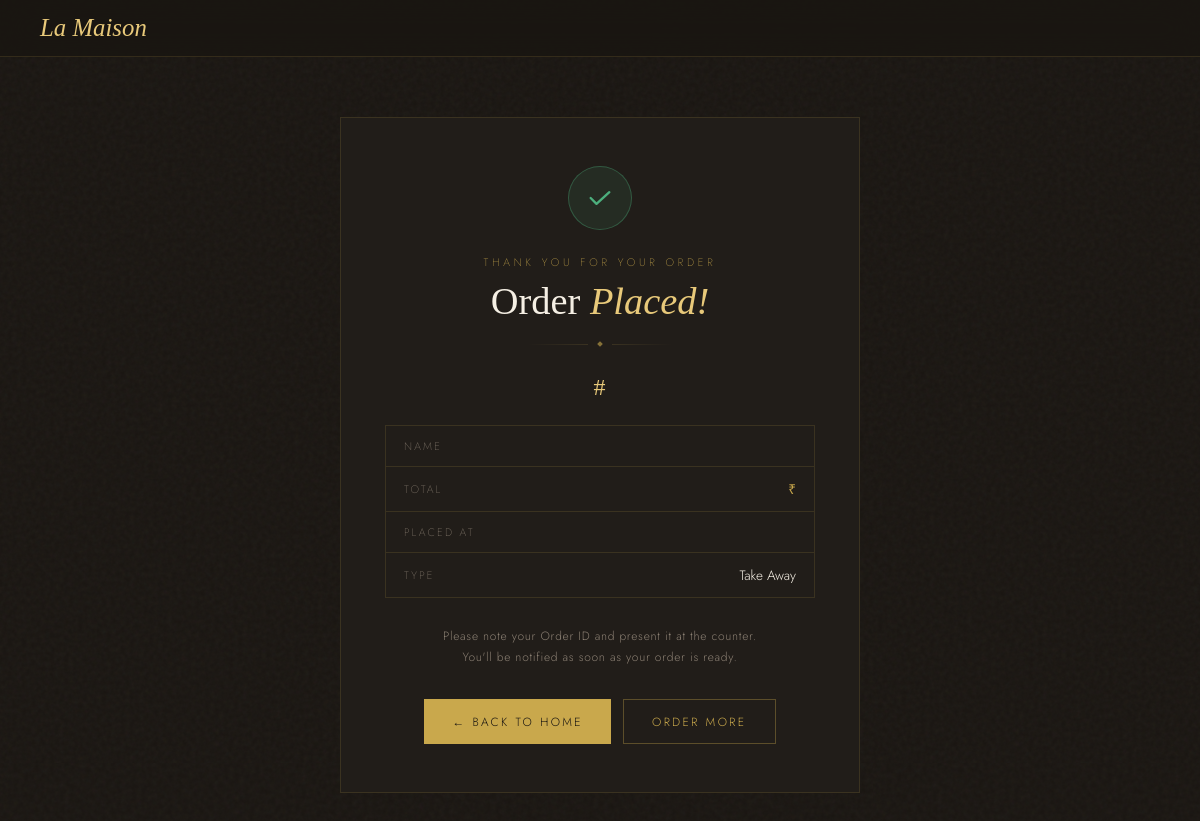
/order_status/6, run on an earlier commit of the app's database.
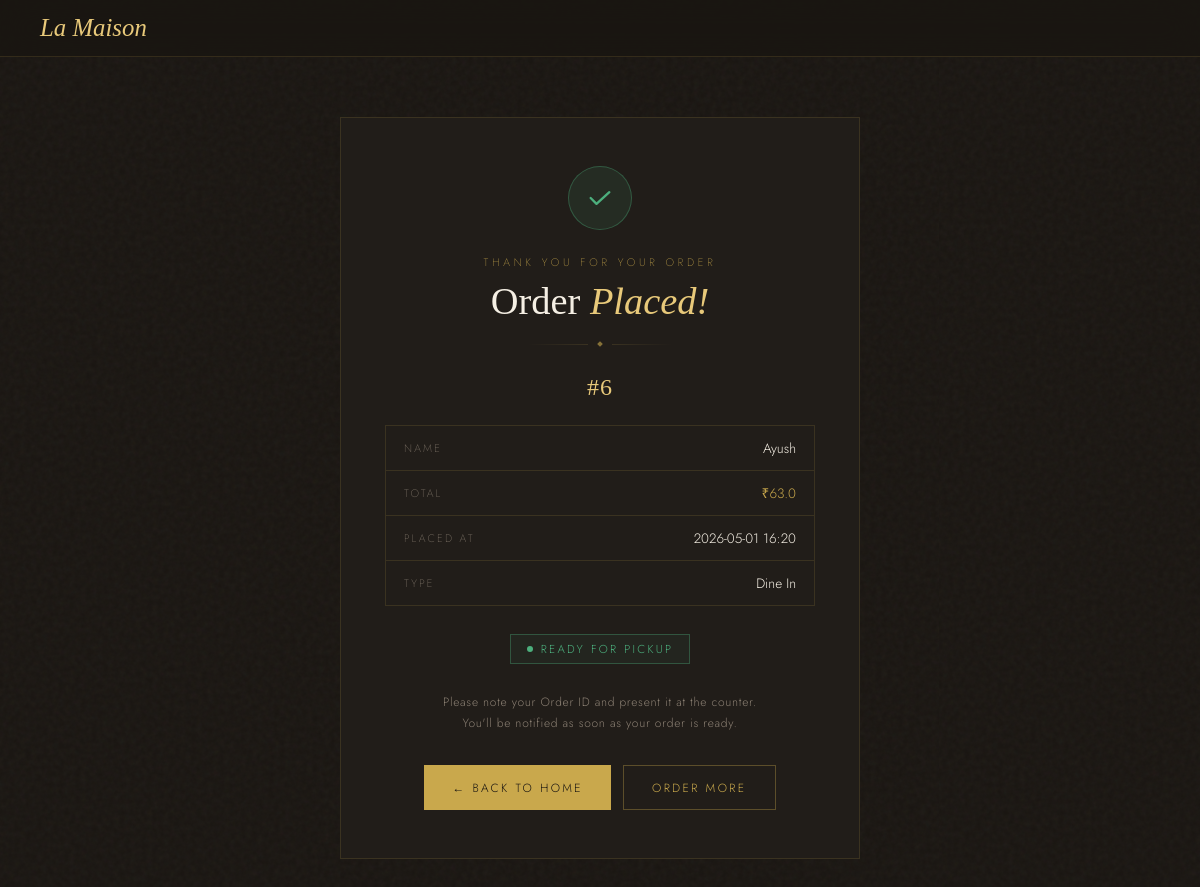
And on a later commit of the database.
### tables this page shows
CREATE TABLE orders (
    id INTEGER PRIMARY KEY AUTOINCREMENT,
    username TEXT,
    items TEXT,
    total REAL,
    time TEXT,
    status TEXT DEFAULT 'Preparing',
    order_type TEXT DEFAULT 'Dine In'
    );

### app.py (the view)
@app.route('/order_status/<int:order_id>')
def order_status(order_id):
    import os
    print("USER DB:", os.path.abspath('database.db'))
    conn = sqlite3.connect('database.db')
    cur = conn.cursor()
    cur.execute("SELECT * FROM orders WHERE id=?", (order_id,))
    order = cur.fetchone()
    conn.close()
    import json
    if order:
        order = list(order)
        if len(order) == 6:
            order.append('Dine In')
        order[2] = json.loads(order[2])   # 🔥 items decode
    return render_template('order_status.html', order=order)

### templates/order_status.html (shortened to what this page needs)
<nav class="top-nav">
  <a href="/" class="nav-brand">La Maison</a>
</nav>
<div class="page">
  <div class="confirm-card">
    <div class="check-wrap">
      <svg viewBox="0 0 24 24"><polyline points="4 12 9 17 20 7"/></svg>
    </div>
    <p class="confirm-eyebrow">Thank you for your order</p>
    <h1>Order <em>Placed!</em></h1>
    <div class="confirm-divider"><span></span><i></i><span></span></div>
    <div class="order-id">#{{ order[0] }}</div>
    <div class="order-meta">
      <div class="meta-row">
        <span class="meta-label">Name</span>
        <span class="meta-value">{{ order[1] }}</span>
      </div>
      <div class="meta-row">
        <span class="meta-label">Total</span>
        <span class="meta-value gold">₹{{ order[3] }}</span>
      </div>
      <div class="meta-row">
        <span class="meta-label">Placed at</span>
        <span class="meta-value">{{ order[4] }}</span>
      </div>
      <div class="meta-row">
        <span class="meta-label">Type</span>
        <span class="meta-value">
          {% if order[6] == "Dine In" %}
            Dine In
          {% else %}
            Take Away
          {% endif %}
        </span>
      </div>
    </div>
    {% if order and order[5] == "Ready" %}
    <div class="status-badge ready">
      <span class="status-dot"></span>
      Ready for pickup
    </div>
    {% elif order %}
    <div class="status-badge preparing">
      <span class="status-dot"></span>
      Preparing your order
    </div>
    {% endif %}
    <p class="confirm-note">
      Please note your Order ID and present it at the counter.<br>
      You'll be notified as soon as your order is ready.
    </p>
    <div class="confirm-actions">
      <a href="/welcome" class="btn-home">← Back to Home</a>
      <a href="/menu" class="btn-more">Order More</a>
    </div>
  </div>
</div>

### templates/order_status.html (style rules this page uses)
*, *::before, *::after { box-sizing: border-box; margin: 0; padding: 0; }
.top-nav { position: sticky; top: 0; z-index: 100; display: flex; align-items: center; justify-content: space-between; padding: 14px 40px; background: rgba(26,22,18,0.92); border-bottom: 1px solid var(--border); backdrop-filter: blur(16px); }
.nav-brand { font-family: 'Cormorant Garamond', serif; font-style: italic; font-size: 1.55rem; font-weight: 300; color: var(--gold-lt); text-decoration: none; }
.page { position: relative; z-index: 1; flex: 1; display: flex; flex-direction: column; align-items: center; justify-content: center; padding: 60px 24px 80px; }
.confirm-card { width: 100%; max-width: 520px; background: var(--card-bg); border: 1px solid var(--border); padding: 48px 44px; text-align: center; animation: fadeUp 0.9s ease both; }
.check-wrap { width: 64px; height: 64px; border-radius: 50%; background: rgba(76,175,125,0.1); border: 1px solid rgba(76,175,125,0.35); display: flex; align-items: center; justify-content: center; margin: 0 auto 24px; animation: popIn 0.6s cubic-bezier(0.175, 0.885, 0.32, 1.275) 0.3s both; }
.check-wrap svg { width: 28px; height: 28px; stroke: var(--green); fill: none; stroke-width: 2; stroke-linecap: round; stroke-linejoin: round; stroke-dasharray: 40; stroke-dashoffset: 40; animation: drawCheck 0.5s ease 0.7s forwards; }
.confirm-eyebrow { font-size: 0.68rem; font-weight: 200; letter-spacing: 0.35em; text-transform: uppercase; color: var(--gold); margin-bottom: 10px; }
.confirm-card h1 { font-family: 'Cormorant Garamond', serif; font-weight: 300; font-size: 2.4rem; color: var(--cream); line-height: 1.1; margin-bottom: 6px; }
.confirm-card h1 em { font-style: italic; color: var(--gold-lt); }
.confirm-divider { display: flex; align-items: center; justify-content: center; gap: 10px; margin: 20px 0 28px; }
.confirm-divider span { display: block; width: 60px; height: 1px; background: linear-gradient(90deg, transparent, var(--border)); }
.confirm-divider span:last-child { background: linear-gradient(90deg, var(--border), transparent); }
.confirm-divider i { display: block; width: 4px; height: 4px; background: var(--gold); transform: rotate(45deg); opacity: 0.6; }
.order-id { display: inline-block; font-family: 'Cormorant Garamond', serif; font-size: 1.5rem; font-weight: 400; color: var(--gold-lt); letter-spacing: 0.04em; margin-bottom: 24px; }
.order-meta { display: flex; flex-direction: column; gap: 0; margin-bottom: 28px; border: 1px solid var(--border); }
.meta-row { display: flex; justify-content: space-between; align-items: center; padding: 12px 18px; border-bottom: 1px solid var(--border); }
.meta-row:last-child { border-bottom: none; }
.meta-label { font-size: 0.68rem; font-weight: 200; letter-spacing: 0.2em; text-transform: uppercase; color: var(--muted); }
.meta-value { font-size: 0.85rem; font-weight: 300; color: var(--cream); text-align: right; }
.meta-value.gold { color: var(--gold); }
.status-badge { display: inline-flex; align-items: center; gap: 8px; padding: 6px 16px; font-size: 0.72rem; font-weight: 300; letter-spacing: 0.2em; text-transform: uppercase; border: 1px solid; margin-bottom: 28px; }
.status-badge.ready { color: var(--green); border-color: rgba(76,175,125,0.35); background: rgba(76,175,125,0.06); }
.status-dot { width: 6px; height: 6px; border-radius: 50%; background: currentColor; }
.confirm-note { font-size: 0.75rem; font-weight: 300; letter-spacing: 0.06em; color: var(--muted); margin-bottom: 32px; line-height: 1.7; }
.confirm-actions { display: flex; gap: 12px; justify-content: center; flex-wrap: wrap; }
.btn-home { display: inline-flex; align-items: center; gap: 8px; padding: 13px 28px; background: var(--gold); color: var(--ink); font-family: 'Jost', sans-serif; font-size: 0.74rem; font-weight: 300; letter-spacing: 0.2em; text-transform: uppercase; text-decoration: none; border: none; transition: background 0.25s; }
.btn-more { display: inline-flex; align-items: center; gap: 8px; padding: 13px 28px; background: transparent; color: var(--gold); font-family: 'Jost', sans-serif; font-size: 0.74rem; font-weight: 300; letter-spacing: 0.2em; text-transform: uppercase; text-decoration: none; border: 1px solid rgba(201,168,76,0.35); transition: background 0.25s, border-color 0.25s; }

What changed in the data, as far as the page shows it:
added orders: id "6", username "Ayush", total "63.0", time "2026-05-01 16:20"
Also different on the page:
text no longer shown: "Take Away"
text now shown: "Dine In READY FOR PICKUP"
